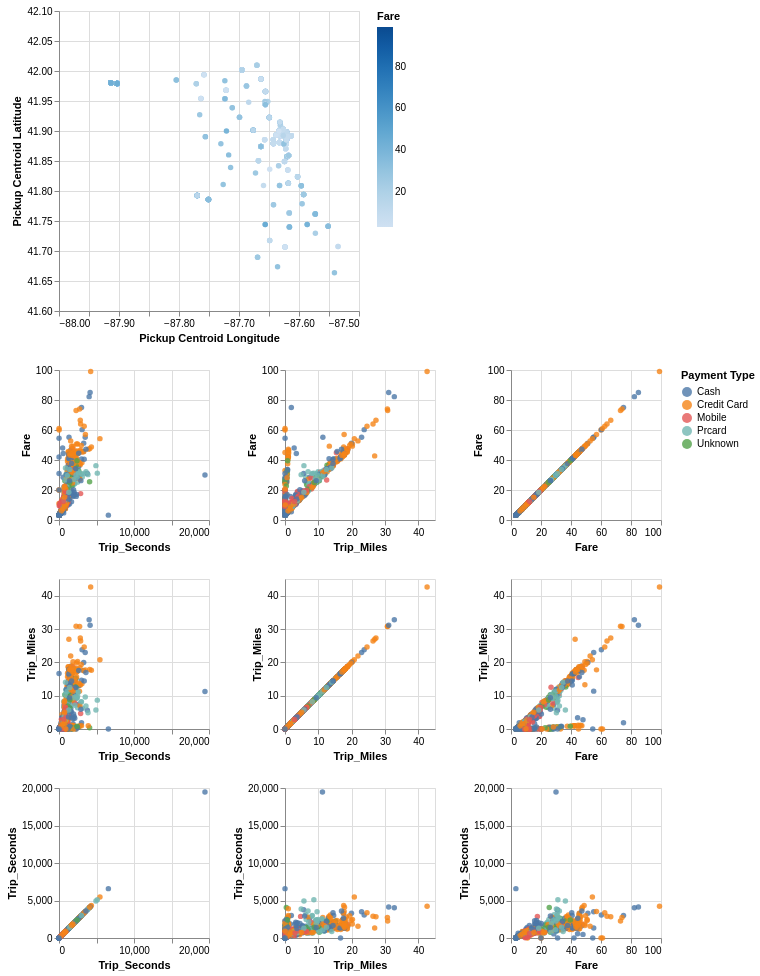

Here is the notebook cell this chart was saved with:
### Code cell
brush = alt.selection_interval()

matrix = alt.Chart(gdf).mark_circle().add_params(brush).encode(
    alt.X(alt.repeat("column"), type='quantitative'),
    alt.Y(alt.repeat("row"), type='quantitative'),
    color=alt.condition(brush, 'Payment Type:N', alt.value('grey')),
    opacity=alt.condition(brush, alt.value(0.8), alt.value(0.1))
).properties(
    width=150,
    height=150
).repeat(
    row=['Fare', 'Trip_Miles', 'Trip_Seconds'],
    column=['Trip_Seconds', 'Trip_Miles', 'Fare']
)

scatter = alt.Chart(gdf).mark_circle().encode(
    x=alt.Y('Pickup Centroid Longitude',scale=alt.Scale(domain=[-88.0, -87.5])),
    y=alt.Y('Pickup Centroid Latitude',scale=alt.Scale(domain=[41.6, 42.1])),
    color='Fare',
    opacity=alt.condition(brush, alt.value(1), alt.value(0))
)

(scatter & matrix).add_params(brush)

### Figure 1 — Vega-Lite specification as saved in the notebook (floating-point values rounded to 4 significant figures; data arrays with more than 128 entries replaced by an {"elided": "..."} marker saying what was removed)
{"config": {"view": {"continuousWidth": 300, "continuousHeight": 300}}, "vconcat": [{"data": {"name": "data-af2a95b2e4cfda6fdd506eb566840cf2"}, "mark": {"type": "circle"}, "encoding": {"color": {"field": "Fare", "type": "quantitative"}, "opacity": {"condition": {"param": "param_2", "value": 1}, "value": 0}, "x": {"field": "Pickup Centroid Longitude", "scale": {"domain": [-88.0, -87.5]}, "type": "quantitative"}, "y": {"field": "Pickup Centroid Latitude", "scale": {"domain": [41.6, 42.1]}, "type": "quantitative"}}, "name": "view_3"}, {"repeat": {"column": ["Trip_Seconds", "Trip_Miles", "Fare"], "row": ["Fare", "Trip_Miles", "Trip_Seconds"]}, "spec": {"data": {"name": "data-af2a95b2e4cfda6fdd506eb566840cf2"}, "mark": {"type": "circle"}, "encoding": {"color": {"condition": {"param": "param_2", "field": "Payment Type", "type": "nominal"}, "value": "grey"}, "opacity": {"condition": {"param": "param_2", "value": 0.8}, "value": 0.1}, "x": {"field": {"repeat": "column"}, "type": "quantitative"}, "y": {"field": {"repeat": "row"}, "type": "quantitative"}}, "height": 150, "name": "view_2", "width": 150}}], "params": [{"name": "param_2", "select": {"type": "interval"}, "views": ["view_2_child__row_Farecolumn_Trip_Seconds", "view_2_child__row_Farecolumn_Trip_Miles", "view_2_child__row_Farecolumn_Fare", "view_2_child__row_Trip_Milescolumn_Trip_Seconds", "view_2_child__row_Trip_Milescolumn_Trip_Miles", "view_2_child__row_Trip_Milescolumn_Fare", "view_2_child__row_Trip_Secondscolumn_Trip_Seconds", "view_2_child__row_Trip_Secondscolumn_Trip_Miles", "view_2_child__row_Trip_Secondscolumn_Fare", "view_3"]}], "$schema": "https://vega.github.io/schema/vega-lite/v5.20.1.json", "datasets": {"data-af2a95b2e4cfda6fdd506eb566840cf2": {"elided": "929 records"}}}
